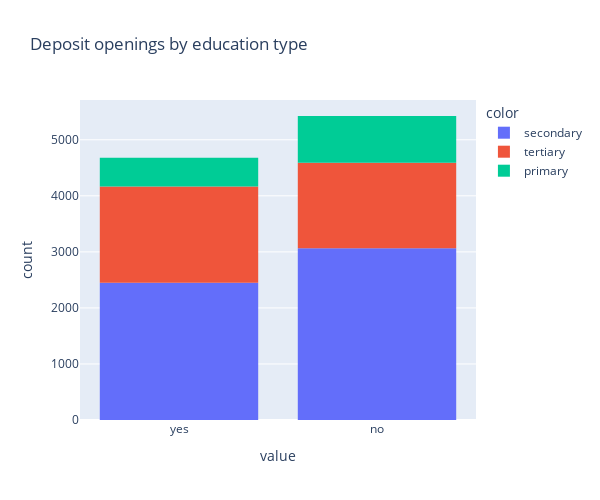

Notebook code cell kept with this figure:
### Code cell
# постройте визуализации для открывших и неоткрывших депозит в зависимости от образования
fig6=plx.histogram(cleaned.deposit, color = cleaned.education, 
                   title='Deposit openings by education type', 
                   width=600, 
                   height = 500)
fig6.show()

### Figure 1 — Plotly figure (JSON) as saved in the notebook; plotly's stock layout.template omitted (floating-point values rounded to 4 significant figures; data arrays with more than 128 entries replaced by an {"elided": "..."} marker saying what was removed)
{"data": [{"alignmentgroup": "True", "bingroup": "x", "hovertemplate": "color=secondary<br>value=%{x}<br>count=%{y}<extra></extra>", "legendgroup": "secondary", "marker": {"color": "#636efa", "pattern": {"shape": ""}}, "name": "secondary", "offsetgroup": "secondary", "orientation": "v", "showlegend": true, "type": "histogram", "x": {"elided": "5517 str values"}, "xaxis": "x", "yaxis": "y"}, {"alignmentgroup": "True", "bingroup": "x", "hovertemplate": "color=tertiary<br>value=%{x}<br>count=%{y}<extra></extra>", "legendgroup": "tertiary", "marker": {"color": "#EF553B", "pattern": {"shape": ""}}, "name": "tertiary", "offsetgroup": "tertiary", "orientation": "v", "showlegend": true, "type": "histogram", "x": {"elided": "3239 str values"}, "xaxis": "x", "yaxis": "y"}, {"alignmentgroup": "True", "bingroup": "x", "hovertemplate": "color=primary<br>value=%{x}<br>count=%{y}<extra></extra>", "legendgroup": "primary", "marker": {"color": "#00cc96", "pattern": {"shape": ""}}, "name": "primary", "offsetgroup": "primary", "orientation": "v", "showlegend": true, "type": "histogram", "x": {"elided": "1349 str values"}, "xaxis": "x", "yaxis": "y"}], "layout": {"barmode": "relative", "height": 500, "legend": {"title": {"text": "color"}, "tracegroupgap": 0}, "title": {"text": "Deposit openings by education type"}, "width": 600, "xaxis": {"anchor": "y", "domain": [0, 1], "title": {"text": "value"}}, "yaxis": {"anchor": "x", "domain": [0, 1], "title": {"text": "count"}}}}
